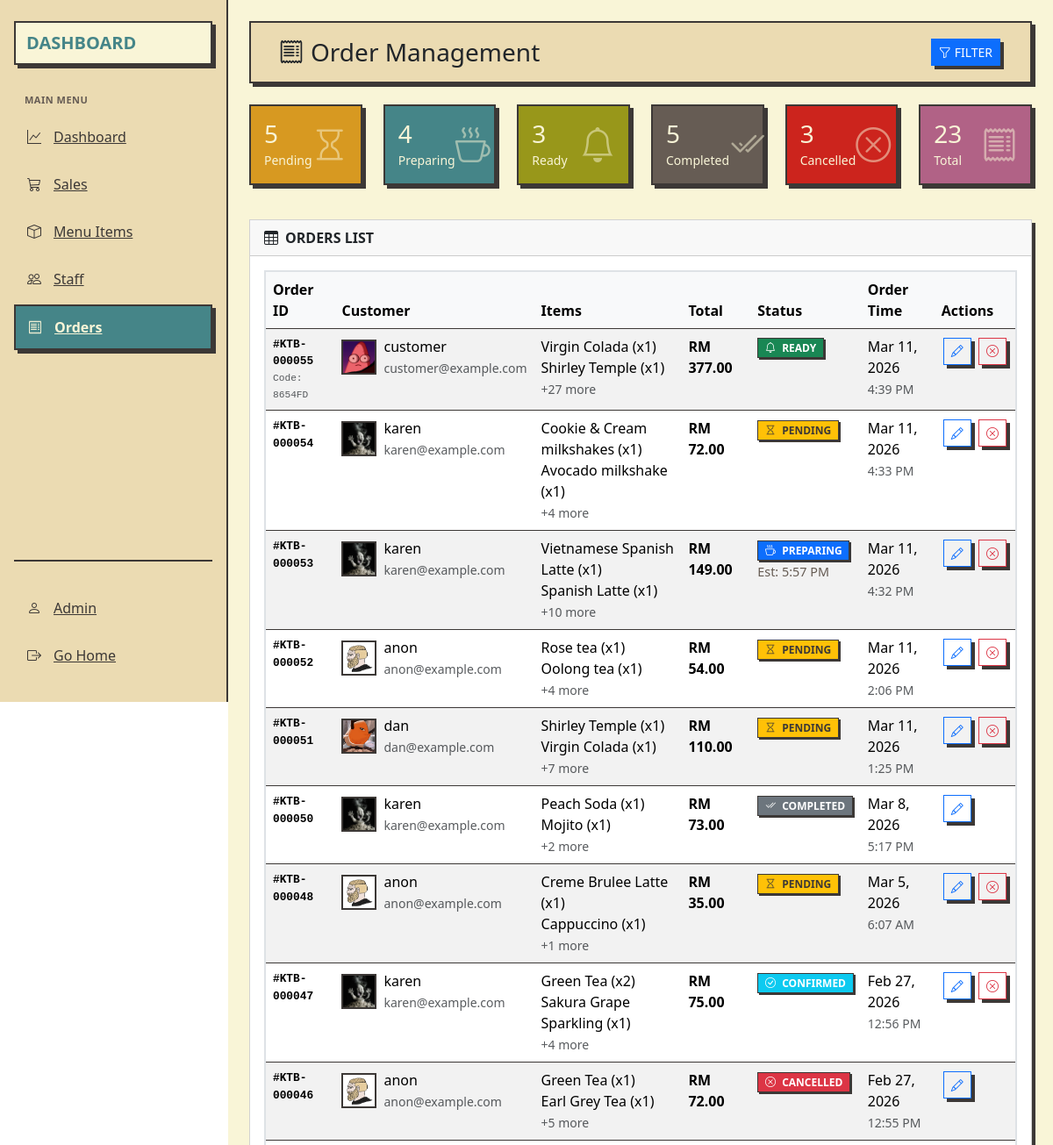
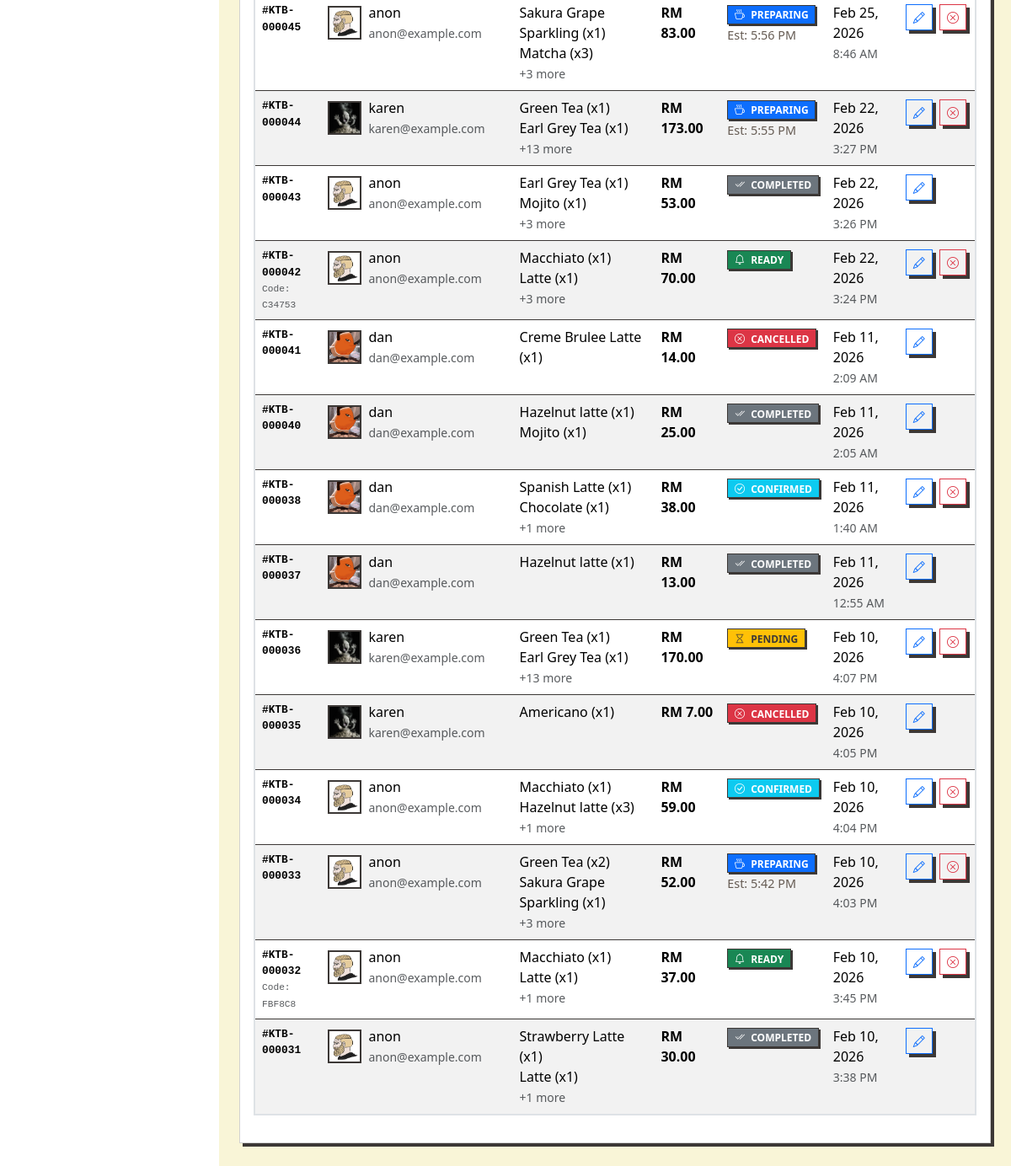
The page /orders.php (signed in) on the database its author committed (2 pictures, top to bottom).
### tables this page shows
CREATE TABLE `orders` (
  `id` int(11) NOT NULL,
  `user_id` int(11) DEFAULT NULL,
  `total_amount` decimal(10,2) NOT NULL,
  `payment_id` varchar(255) NOT NULL,
  `status` varchar(20) DEFAULT 'pending',
  `created_at` timestamp NOT NULL DEFAULT current_timestamp(),
  `updated_at` timestamp NOT NULL DEFAULT current_timestamp() ON UPDATE current_timestamp(),
  `estimated_ready_time` datetime DEFAULT NULL,
  `notes` text DEFAULT NULL,
  `pickup_code` varchar(10) DEFAULT NULL
);

CREATE TABLE `users` (
  `id` int(11) NOT NULL,
  `username` varchar(50) NOT NULL,
  `email` varchar(100) NOT NULL,
  `password` varchar(255) NOT NULL,
  `role_id` int(11) NOT NULL,
  `email_verified` tinyint(1) DEFAULT 0,
  `verification_token` varchar(64) DEFAULT NULL,
  `token_expires` datetime DEFAULT NULL,
  `profile_picture` varchar(255) DEFAULT 'default-profile.png',
  `is_active` tinyint(1) DEFAULT 1,
  `banned_at` datetime DEFAULT NULL,
  `ban_reason` text DEFAULT NULL
);

CREATE TABLE `menu_items` (
  `id` int(11) NOT NULL,
  `name` varchar(100) NOT NULL,
  `description` text DEFAULT NULL,
  `price` decimal(10,2) NOT NULL,
  `category` varchar(50) NOT NULL,
  `image_url` varchar(255) DEFAULT NULL,
  `is_available` tinyint(1) DEFAULT 1,
  `created_at` timestamp NOT NULL DEFAULT current_timestamp(),
  `updated_at` timestamp NOT NULL DEFAULT current_timestamp() ON UPDATE current_timestamp()
);

CREATE TABLE `order_items` (
  `id` int(11) NOT NULL,
  `order_id` int(11) NOT NULL,
  `menu_item_id` int(11) NOT NULL,
  `quantity` int(11) NOT NULL,
  `price` decimal(10,2) NOT NULL
);

### orders.php (the view, shortened to what the rows shown need)
<?php
require 'app/db.php';
require 'app/order_functions.php';
$status_filter = $_GET['status'] ?? 'all';
$date_from = $_GET['date_from'] ?? '';
$date_to = $_GET['date_to'] ?? '';
$search = $_GET['search'] ?? '';
$orders = getOrdersWithFilters($pdo, $status_filter, $date_from, $date_to, $search);
?>
<!DOCTYPE html>
<html lang="en">
<head>
    <link rel="stylesheet" href="assets/css/dashboard.css">
    <link href="assets/vendor/bootstrap/css/bootstrap.min.css" rel="stylesheet">
    <link href="assets/vendor/bootstrap-icons/bootstrap-icons.css" rel="stylesheet">
</head>
<body>
    <div class="app-container">
        <div class="main-content">
            <div class="col-md-13 col-lg-12 p-4">
                <div class="top-bar d-flex justify-content-between align-items-center mb-4">
                    <h1 class="h3 mb-0">
                        <i class="bi bi-receipt me-2"></i>Order Management
                    </h1>
                </div>
                <div class="card">
                    <div class="card-body">
                        <?php if (empty($orders)): ?>
                        <div class="text-center text-muted py-5">
                            <i class="bi bi-receipt display-1 opacity-25"></i>
                            <h4 class="mt-3">No orders found</h4>
                            <p>Try adjusting your filters or check back later.</p>
                        </div>
                        <?php else: ?>
                        <div class="table-responsive">
                            <table class="table table-hover table-striped">
                                <thead class="table-light">
                                    <tr>
                                        <th>Order ID</th>
                                        <th>Customer</th>
                                        <th>Items</th>
                                        <th>Total</th>
                                        <th>Status</th>
                                        <th>Order Time</th>
                                        <th class="table-actions">Actions</th>
                                    </tr>
                                </thead>
                                <tbody>
                                    <?php foreach ($orders as $order): ?>
                                    <?php
                                    $status_display = getOrderStatusDisplay($order['current_status']);
                                    $order_items = getOrderItems($pdo, $order['id']);
                                    ?>
                                    <tr class="<?php echo $order['current_status'] == 'cancelled' ? 'banned-row' : ''; ?>">
                                        <td class="order-number">
                                            <strong>#KTB-<?php echo str_pad($order['id'], 6, '0', STR_PAD_LEFT); ?></strong>
                                            <?php if ($order['pickup_code']): ?>
                                            <br>
                                            <small class="text-muted">Code: <?php echo $order['pickup_code']; ?></small>
                                            <?php endif; ?>
                                        </td>
                                        <td>
                                            <div class="d-flex align-items-center">
                                                <?php if ($order['profile_picture']): ?>
                                                <img src="<?php echo htmlspecialchars($order['profile_picture']); ?>"
                                                     alt="Customer"
                                                     class="customer-avatar me-2">
                                                <?php else: ?>
                                                <div class="avatar-icon me-2">
                                                    <i class="bi bi-person"></i>
                                                </div>
                                                <?php endif; ?>
                                                <div>
                                                    <div><?php echo htmlspecialchars($order['username'] ?? 'Guest'); ?></div>
                                                    <small class="text-muted">
                                                        <?php echo htmlspecialchars($order['email'] ?? ''); ?>
                                                    </small>
                                                </div>
                                            </div>
                                        </td>
                                        <td>
                                            <?php if (!empty($order_items)): ?>
                                            <?php
                                            $item_names = array_map(function($item) {
                                                return $item['name'] . ' (x' . $item['quantity'] . ')';
                                            }, array_slice($order_items, 0, 2));
                                            echo implode('<br>', $item_names);
                                            if (count($order_items) > 2) {
                                                echo '<br><small class="text-muted">+' . (count($order_items) - 2) . ' more</small>';
                                            }
                                            ?>
                                            <?php endif; ?>
                                        </td>
                                        <td class="fw-bold">RM <?php echo number_format($order['total_amount'], 2); ?></td>
                                        <td>
                                            <span class="badge bg-<?php echo $status_display['class']; ?>">
                                                <i class="bi <?php echo $status_display['icon']; ?> me-1"></i>
                                                <?php echo $status_display['text']; ?>
                                            </span>
                                            <?php if ($order['estimated_ready_time']): ?>
                                            <br>
                                            <small class="time-remaining">
                                                Est: <?php echo date('g:i A', strtotime($order['estimated_ready_time'])); ?>
                                            </small>
                                            <?php endif; ?>
                                        </td>
                                        <td>
                                            <?php echo date('M j, Y', strtotime($order['created_at'])); ?>
                                            <br>
                                            <small class="text-muted">
                                                <?php echo date('g:i A', strtotime($order['created_at'])); ?>
                                            </small>
                                        </td>
                                        <td class="table-actions">
                                            <button class="btn btn-sm btn-outline-primary"
                                                    data-bs-toggle="modal"
                                                    data-bs-target="#updateStatusModal"
                                                    onclick="updateOrderStatusModal(<?php echo $order['id']; ?>, '<?php echo $order['current_status']; ?>')">
                                                <i class="bi bi-pencil"></i>
                                            </button>
                                            <?php if ($order['current_status'] !== 'cancelled' && $order['current_status'] !== 'completed'): ?>
                                            <button class="btn btn-sm btn-outline-danger"
                                                    data-bs-toggle="modal"
                                                    data-bs-target="#cancelOrderModal"
                                                    onclick="cancelOrderModal(<?php echo $order['id']; ?>)">
                                                <i class="bi bi-x-circle"></i>
                                            </button>
                                            <?php endif; ?>
                                        </td>
                                    </tr>
                                    <?php endforeach; ?>
                                </tbody>
                            </table>
                        </div>
                        <?php endif; ?>
                    </div>
                </div>
            </div>
        </div>
    </div>
</body>
</html>

### rows shown on the page
orders: id "000055", pickup_code "8654FD", user.profile_picture (picture), user.username "customer", user.email "customer@example.com", item_names "Virgin Colada (x1) Shirley Temple (x1)", count($order_items) - 2 "27", total_amount "377.00", text "READY", created_at "Mar 11, 2026", created_at "4:39 PM"
orders: id "000054", user.profile_picture (picture), user.username "karen", user.email "karen@example.com", item_names "Cookie & Cream milkshakes (x1) Avocado milkshake (x1)", count($order_items) - 2 "4", total_amount "72.00", text "PENDING", created_at "Mar 11, 2026", created_at "4:33 PM"
orders: id "000053", user.profile_picture (picture), user.username "karen", user.email "karen@example.com", item_names "Vietnamese Spanish Latte (x1) Spanish Latte (x1)", count($order_items) - 2 "10", total_amount "149.00", text "PREPARING", estimated_ready_time "5:57 PM", created_at "Mar 11, 2026", created_at "4:32 PM"
orders: id "000052", user.profile_picture (picture), user.username "anon", user.email "anon@example.com", item_names "Rose tea (x1) Oolong tea (x1)", count($order_items) - 2 "4", total_amount "54.00", text "PENDING", created_at "Mar 11, 2026", created_at "2:06 PM"
orders: id "000051", user.profile_picture (picture), user.username "dan", user.email "dan@example.com", item_names "Shirley Temple (x1) Virgin Colada (x1)", count($order_items) - 2 "7", total_amount "110.00", text "PENDING", created_at "Mar 11, 2026", created_at "1:25 PM"
orders: id "000050", user.profile_picture (picture), user.username "karen", user.email "karen@example.com", item_names "Peach Soda (x1) Mojito (x1)", count($order_items) - 2 "2", total_amount "73.00", text "COMPLETED", created_at "Mar 8, 2026", created_at "5:17 PM"
orders: id "000048", user.profile_picture (picture), user.username "anon", user.email "anon@example.com", item_names "Creme Brulee Latte (x1) Cappuccino (x1)", count($order_items) - 2 "1", total_amount "35.00", text "PENDING", created_at "Mar 5, 2026", created_at "6:07 AM"
orders: id "000047", user.profile_picture (picture), user.username "karen", user.email "karen@example.com", item_names "Green Tea (x2) Sakura Grape Sparkling (x1)", count($order_items) - 2 "4", total_amount "75.00", text "CONFIRMED", created_at "Feb 27, 2026", created_at "12:56 PM"
orders: id "000046", user.profile_picture (picture), user.username "anon", user.email "anon@example.com", item_names "Green Tea (x1) Earl Grey Tea (x1)", count($order_items) - 2 "5", total_amount "72.00", text "CANCELLED", created_at "Feb 27, 2026", created_at "12:55 PM"
orders: id "000045", user.profile_picture (picture), user.username "anon", user.email "anon@example.com", item_names "Sakura Grape Sparkling (x1) Matcha (x3)", count($order_items) - 2 "3", total_amount "83.00", text "PREPARING", estimated_ready_time "5:56 PM", created_at "Feb 25, 2026", created_at "8:46 AM"
orders: id "000044", user.profile_picture (picture), user.username "karen", user.email "karen@example.com", item_names "Green Tea (x1) Earl Grey Tea (x1)", count($order_items) - 2 "13", total_amount "173.00", text "PREPARING", estimated_ready_time "5:55 PM", created_at "Feb 22, 2026", created_at "3:27 PM"
orders: id "000043", user.profile_picture (picture), user.username "anon", user.email "anon@example.com", item_names "Earl Grey Tea (x1) Mojito (x1)", count($order_items) - 2 "3", total_amount "53.00", text "COMPLETED", created_at "Feb 22, 2026", created_at "3:26 PM"
orders: id "000042", pickup_code "C34753", user.profile_picture (picture), user.username "anon", user.email "anon@example.com", item_names "Macchiato (x1) Latte (x1)", count($order_items) - 2 "3", total_amount "70.00", text "READY", created_at "Feb 22, 2026", created_at "3:24 PM"
orders: id "000041", user.profile_picture (picture), user.username "dan", user.email "dan@example.com", menu_items.name "Creme Brulee Latte (x1)", total_amount "14.00", text "CANCELLED", created_at "Feb 11, 2026", created_at "2:09 AM"
orders: id "000040", user.profile_picture (picture), user.username "dan", user.email "dan@example.com", item_names "Hazelnut latte (x1) Mojito (x1)", total_amount "25.00", text "COMPLETED", created_at "Feb 11, 2026", created_at "2:05 AM"
orders: id "000038", user.profile_picture (picture), user.username "dan", user.email "dan@example.com", item_names "Spanish Latte (x1) Chocolate (x1)", count($order_items) - 2 "1", total_amount "38.00", text "CONFIRMED", created_at "Feb 11, 2026", created_at "1:40 AM"
orders: id "000037", user.profile_picture (picture), user.username "dan", user.email "dan@example.com", menu_items.name "Hazelnut latte (x1)", total_amount "13.00", text "COMPLETED", created_at "Feb 11, 2026", created_at "12:55 AM"
orders: id "000036", user.profile_picture (picture), user.username "karen", user.email "karen@example.com", item_names "Green Tea (x1) Earl Grey Tea (x1)", count($order_items) - 2 "13", total_amount "170.00", text "PENDING", created_at "Feb 10, 2026", created_at "4:07 PM"
orders: id "000035", user.profile_picture (picture), user.username "karen", user.email "karen@example.com", menu_items.name "Americano (x1)", total_amount "7.00", text "CANCELLED", created_at "Feb 10, 2026", created_at "4:05 PM"
orders: id "000034", user.profile_picture (picture), user.username "anon", user.email "anon@example.com", item_names "Macchiato (x1) Hazelnut latte (x3)", count($order_items) - 2 "1", total_amount "59.00", text "CONFIRMED", created_at "Feb 10, 2026", created_at "4:04 PM"
orders: id "000033", user.profile_picture (picture), user.username "anon", user.email "anon@example.com", item_names "Green Tea (x2) Sakura Grape Sparkling (x1)", count($order_items) - 2 "3", total_amount "52.00", text "PREPARING", estimated_ready_time "5:42 PM", created_at "Feb 10, 2026", created_at "4:03 PM"
orders: id "000032", pickup_code "FBF8C8", user.profile_picture (picture), user.username "anon", user.email "anon@example.com", item_names "Macchiato (x1) Latte (x1)", count($order_items) - 2 "1", total_amount "37.00", text "READY", created_at "Feb 10, 2026", created_at "3:45 PM"
orders: id "000031", user.profile_picture (picture), user.username "anon", user.email "anon@example.com", item_names "Strawberry Latte (x1) Latte (x1)", count($order_items) - 2 "1", total_amount "30.00", text "COMPLETED", created_at "Feb 10, 2026", created_at "3:38 PM"

### other values the page prints
$pending_count "5"
$preparing_count "4"
$ready_count "3"
$completed_count "5"
$cancelled_count "3"
$total_orders "23"
